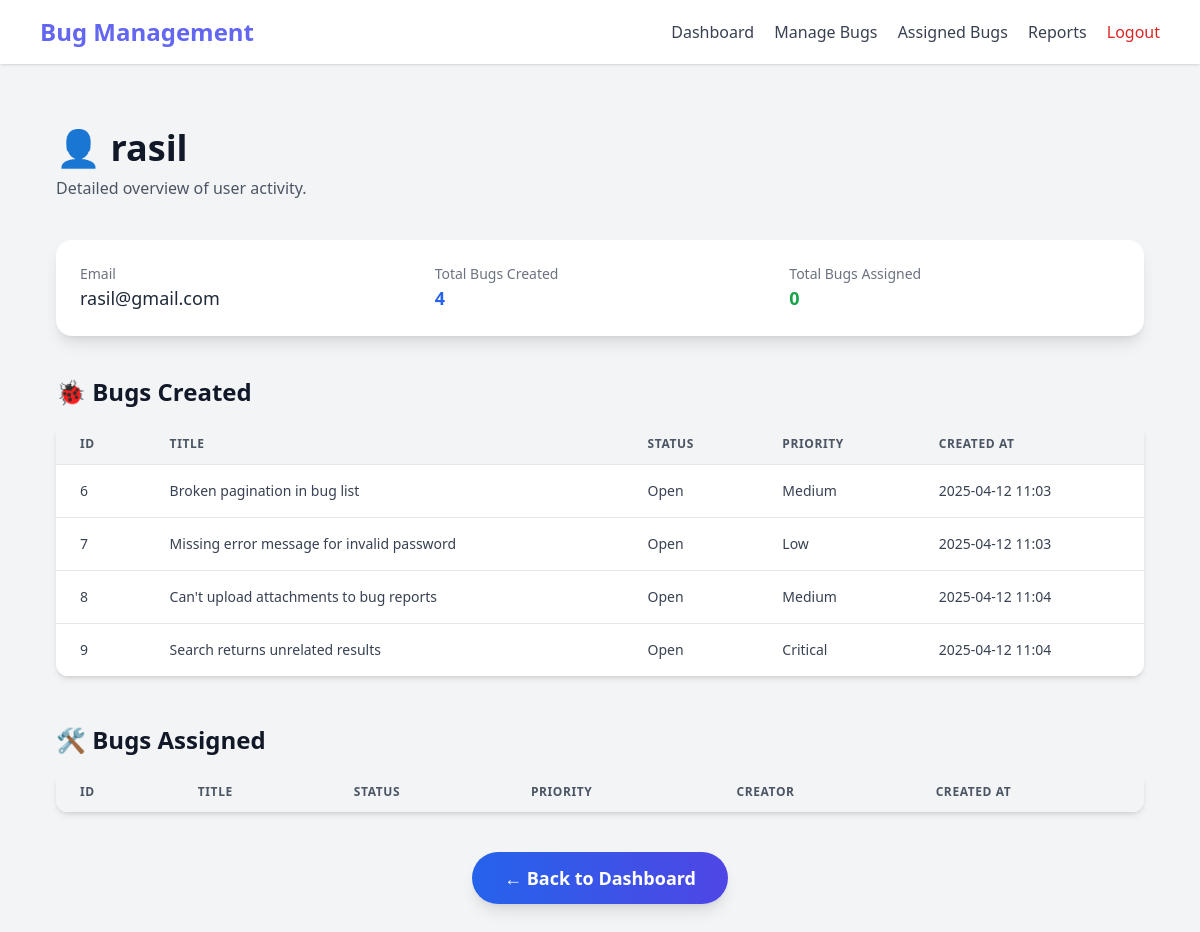
The page /admin/user/4 (signed in) on the database as committed earlier.
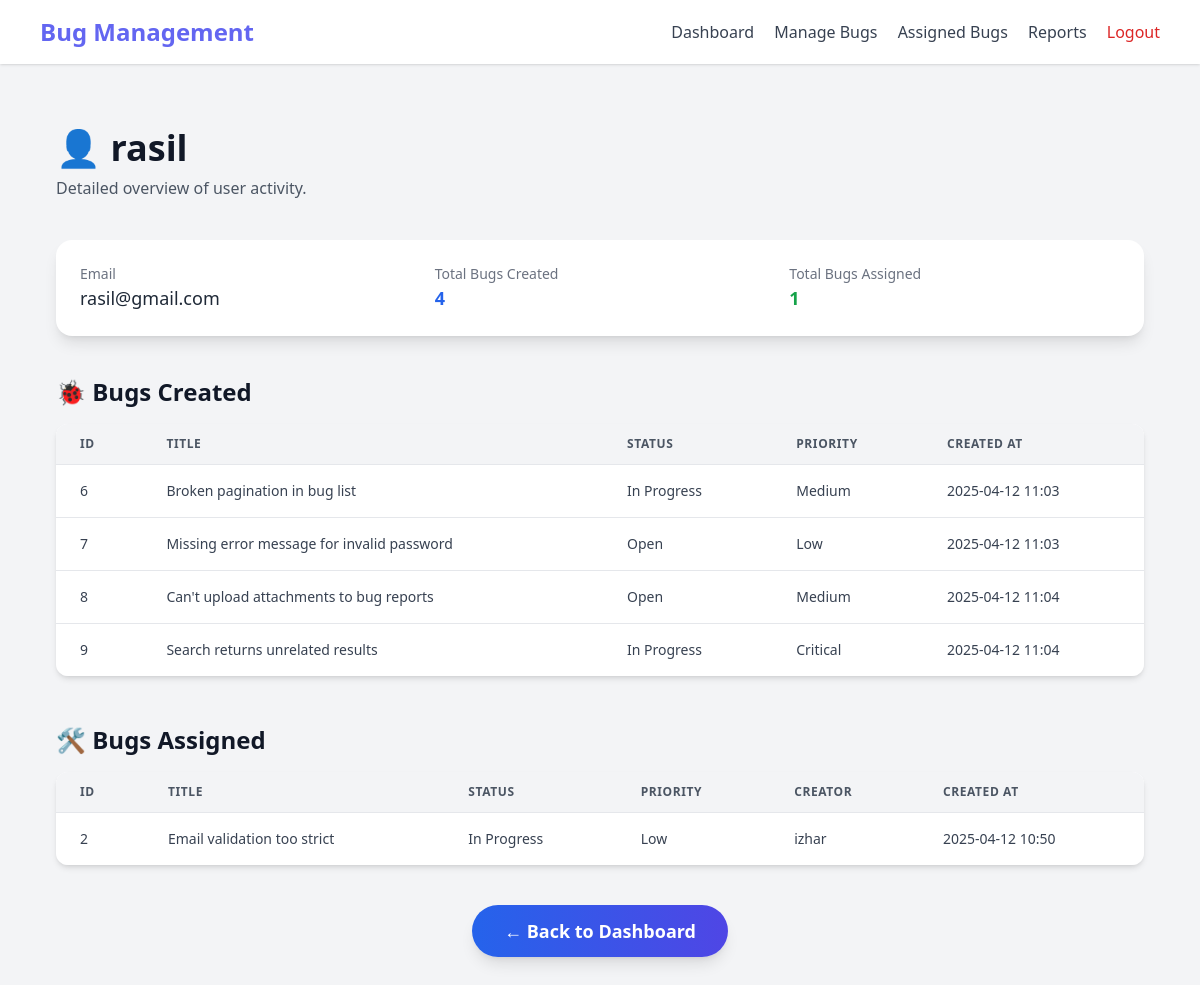
The same page on the database as committed later.
### app.py (models this page shows, shortened)
class Bug(db.Model):
    id = db.Column(db.Integer, primary_key=True)
    title = db.Column(db.String(100), nullable=False)
    description = db.Column(db.Text, nullable=False)
    status = db.Column(db.String(20), default='Open')
    priority = db.Column(db.String(20), default='Medium')
    created_at = db.Column(db.DateTime, default=datetime.utcnow)
    updated_at = db.Column(db.DateTime, default=datetime.utcnow, onupdate=datetime.utcnow)
    creator_id = db.Column(db.Integer, db.ForeignKey('user.id'), nullable=False)
    assignee_id = db.Column(db.Integer, db.ForeignKey('user.id'))

class User(UserMixin, db.Model):
    id = db.Column(db.Integer, primary_key=True)
    username = db.Column(db.String(80), unique=True, nullable=False)
    email = db.Column(db.String(120), unique=True, nullable=False)
    password_hash = db.Column(db.String(128))
    is_admin = db.Column(db.Boolean, default=False)
    bugs_created = db.relationship('Bug', backref='creator', lazy=True, foreign_keys='Bug.creator_id')
    bugs_assigned = db.relationship('Bug', backref='assignee', lazy=True, foreign_keys='Bug.assignee_id')

### app.py (the view)
@app.route('/admin/user/<int:user_id>')
@login_required
def user_details(user_id):
    if not current_user.is_admin:
        return redirect(url_for('user_dashboard'))
    user = User.query.get_or_404(user_id)
    bugs_created = Bug.query.filter_by(creator_id=user.id).all()
    bugs_assigned = Bug.query.filter_by(assignee_id=user.id).all()
    return render_template('admin/user_details.html',
                         user=user,
                         bugs_created=bugs_created,
                         bugs_assigned=bugs_assigned)

### app.py (called while the page is built)
@login_manager.user_loader
def load_user(user_id):
    return User.query.get(int(user_id))

### templates/admin/user_details.html (shortened to what this page needs)
{% extends "base.html" %}
{% block content %}
<div class="max-w-6xl mx-auto px-4 py-10 animate-fade-in space-y-10">
  <div class="space-y-2">
    <h1 class="text-4xl font-bold text-gray-900 dark:text-white">👤 {{ user.username }}</h1>
    <p class="text-gray-600 dark:text-gray-300">Detailed overview of user activity.</p>
  </div>
  <div class="bg-white dark:bg-gray-800 rounded-2xl shadow-lg p-6 grid grid-cols-1 md:grid-cols-3 gap-6 transition duration-300 hover:shadow-xl">
    <div>
      <p class="text-sm text-gray-500 dark:text-gray-400">Email</p>
      <p class="text-lg font-medium text-gray-800 dark:text-gray-100">{{ user.email }}</p>
    </div>
    <div>
      <p class="text-sm text-gray-500 dark:text-gray-400">Total Bugs Created</p>
      <p class="text-lg font-semibold text-blue-600 dark:text-blue-400">{{ bugs_created|length }}</p>
    </div>
    <div>
      <p class="text-sm text-gray-500 dark:text-gray-400">Total Bugs Assigned</p>
      <p class="text-lg font-semibold text-green-600 dark:text-green-400">{{ bugs_assigned|length }}</p>
    </div>
  </div>
  <section>
    <h2 class="text-2xl font-semibold text-gray-900 dark:text-white mb-4">🐞 Bugs Created</h2>
    <div class="overflow-x-auto rounded-xl shadow-md animate-slide-up">
      <table class="min-w-full bg-white dark:bg-gray-900 text-sm text-left text-gray-700 dark:text-gray-300">
        <thead class="bg-gray-100 dark:bg-gray-700 uppercase text-xs tracking-wider text-gray-600 dark:text-gray-300">
          <tr>
            <th class="px-6 py-3">ID</th>
            <th class="px-6 py-3">Title</th>
            <th class="px-6 py-3">Status</th>
            <th class="px-6 py-3">Priority</th>
            <th class="px-6 py-3">Created At</th>
          </tr>
        </thead>
        <tbody>
          {% for bug in bugs_created %}
          <tr class="border-t border-gray-200 dark:border-gray-700 hover:bg-gray-50 dark:hover:bg-gray-800 transition duration-150">
            <td class="px-6 py-4">{{ bug.id }}</td>
            <td class="px-6 py-4">{{ bug.title }}</td>
            <td class="px-6 py-4">{{ bug.status }}</td>
            <td class="px-6 py-4">{{ bug.priority }}</td>
            <td class="px-6 py-4">{{ bug.created_at.strftime('%Y-%m-%d %H:%M') }}</td>
          </tr>
          {% endfor %}
        </tbody>
      </table>
    </div>
  </section>
  <section>
    <h2 class="text-2xl font-semibold text-gray-900 dark:text-white mt-12 mb-4">🛠️ Bugs Assigned</h2>
    <div class="overflow-x-auto rounded-xl shadow-md animate-slide-up">
      <table class="min-w-full bg-white dark:bg-gray-900 text-sm text-left text-gray-700 dark:text-gray-300">
        <thead class="bg-gray-100 dark:bg-gray-700 uppercase text-xs tracking-wider text-gray-600 dark:text-gray-300">
          <tr>
            <th class="px-6 py-3">ID</th>
            <th class="px-6 py-3">Title</th>
            <th class="px-6 py-3">Status</th>
            <th class="px-6 py-3">Priority</th>
            <th class="px-6 py-3">Creator</th>
            <th class="px-6 py-3">Created At</th>
          </tr>
        </thead>
        <tbody>
          {% for bug in bugs_assigned %}
          <tr class="border-t border-gray-200 dark:border-gray-700 hover:bg-gray-50 dark:hover:bg-gray-800 transition duration-150">
            <td class="px-6 py-4">{{ bug.id }}</td>
            <td class="px-6 py-4">{{ bug.title }}</td>
            <td class="px-6 py-4">{{ bug.status }}</td>
            <td class="px-6 py-4">{{ bug.priority }}</td>
            <td class="px-6 py-4">{{ bug.creator.username }}</td>
            <td class="px-6 py-4">{{ bug.created_at.strftime('%Y-%m-%d %H:%M') }}</td>
          </tr>
          {% endfor %}
        </tbody>
      </table>
    </div>
  </section>
  <div class="mt-12 text-center">
    <a href="{{ url_for('admin_dashboard') }}"
       class="inline-block bg-gradient-to-r from-blue-600 to-indigo-600 text-white px-8 py-3 rounded-full text-lg font-semibold shadow-lg hover:shadow-xl transform hover:-translate-y-1 transition duration-300 animate-bounce-once">
      ← Back to Dashboard
    </a>
  </div>
</div>
{% endblock %}

Rows that differ between the two databases and show on the page:
changed Bug "Broken pagination in bug list": status "Open" → "In Progress"
changed Bug "Search returns unrelated results": status "Open" → "In Progress"
now on this page (row edited): Bug: id "2", title "Email validation too strict", status "In Progress", priority "Low", creator.username "izhar", created_at "2025-04-12 10:50", shown under "🛠️ Bugs Assigned"
Other text that changed with them:
{{ bugs_assigned|length }}: "0" → "1"
